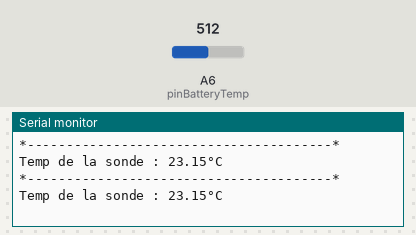
The sketch below on a simulated Arduino Nano, built with avr-gcc and run on an emulated ATmega328P. Parts: the last lines printed to the serial monitor. The test bench sets the inputs (shaded band); at power-on: A6 (pinBatteryTemp) = 512.

Above: at 1.2 s.
1.3 s: A6 (pinBatteryTemp) set to 716
At 2.6 s:
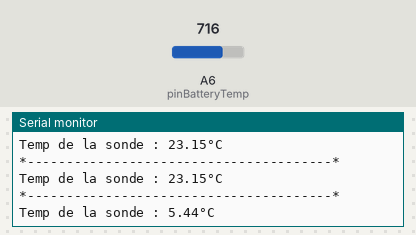
2.8 s: A6 (pinBatteryTemp) set to 900
At 3.8 s:
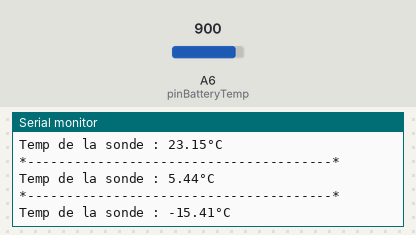
Timing chart, 0 to 5.8 s (numbered marks = the images above; inputs shaded):
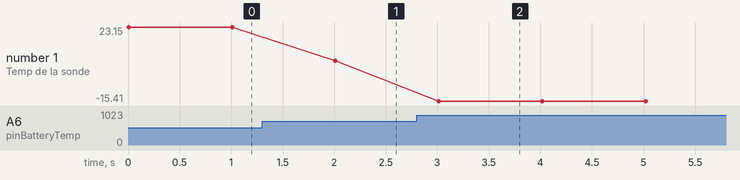

Measured:
- after the input at 1.3 s, the serial monitor: prints a new line after 0.71 s (image 1)
- after the input at 2.8 s, the serial monitor: prints a new line after 0.22 s (image 2)
- plotted number 1: 23.15 → 5.44 after the input at 1.3 s, 5.44 → -15.41 after the input at 2.8 s

The sketch:

TestThermistance.ino
```cpp
// Code to test the fonction of the thermistance

const byte pinBatteryTemp = A6;

void setup() {
  // put your setup code here, to run once:
  Serial.begin(115200);

}


int averageAnalogRead(int pinToRead, byte numberOfReadings)
{
  // function return the average value read from an analog input
  unsigned int runningValue = 0;

  for (int x = 0 ; x < numberOfReadings ; x++) {
    runningValue += analogRead(pinToRead);
  }
  runningValue /= numberOfReadings;

  return (runningValue);
}

float measureBatteryTemp()
{
  // this function take an int corresponding of the value of reading of the thermistor
  // the correlation is make with the equation on :
  // https://en.wikipedia.org/wiki/Thermistor
  // it use only the parameter A and B, linearity between 1/T and ln(R)
  // 1/T = A + b*ln(R)

  // Be carefull of the value of Vin (voltage of the input source)

  int readingThermistor = averageAnalogRead(pinBatteryTemp, 16); // get the value of the pin
  float R1 = 9.93; // serie resistor in kohm
  float Vin = 4.827;
  float Rt; // value of reisitivity of the thermistor
  float Vout = float(readingThermistor) * Vin / 1023;
  // coefficient for the temp
  float A = 2.79161 * 0.001; // A = 2,791610E-03

  float B = 2.53917 * 0.0001; // B = 2,539167E-04
  float tempBattery;

  Rt = R1 / ((Vin / Vout) - 1);

  tempBattery = 1 / (A + B * float(log(Rt))); //Temp en Kelvin
  tempBattery -= 273.15;
  return (tempBattery);
}


void loop() {
  // put your main code here, to run repeatedly:

  float temperature = measureBatteryTemp();

  Serial.println("*---------------------------------------*");
  Serial.println("");
  Serial.print("Temp de la sonde : ");
  Serial.print(temperature);
  Serial.println("°C");

  delay(1000);

}
```
